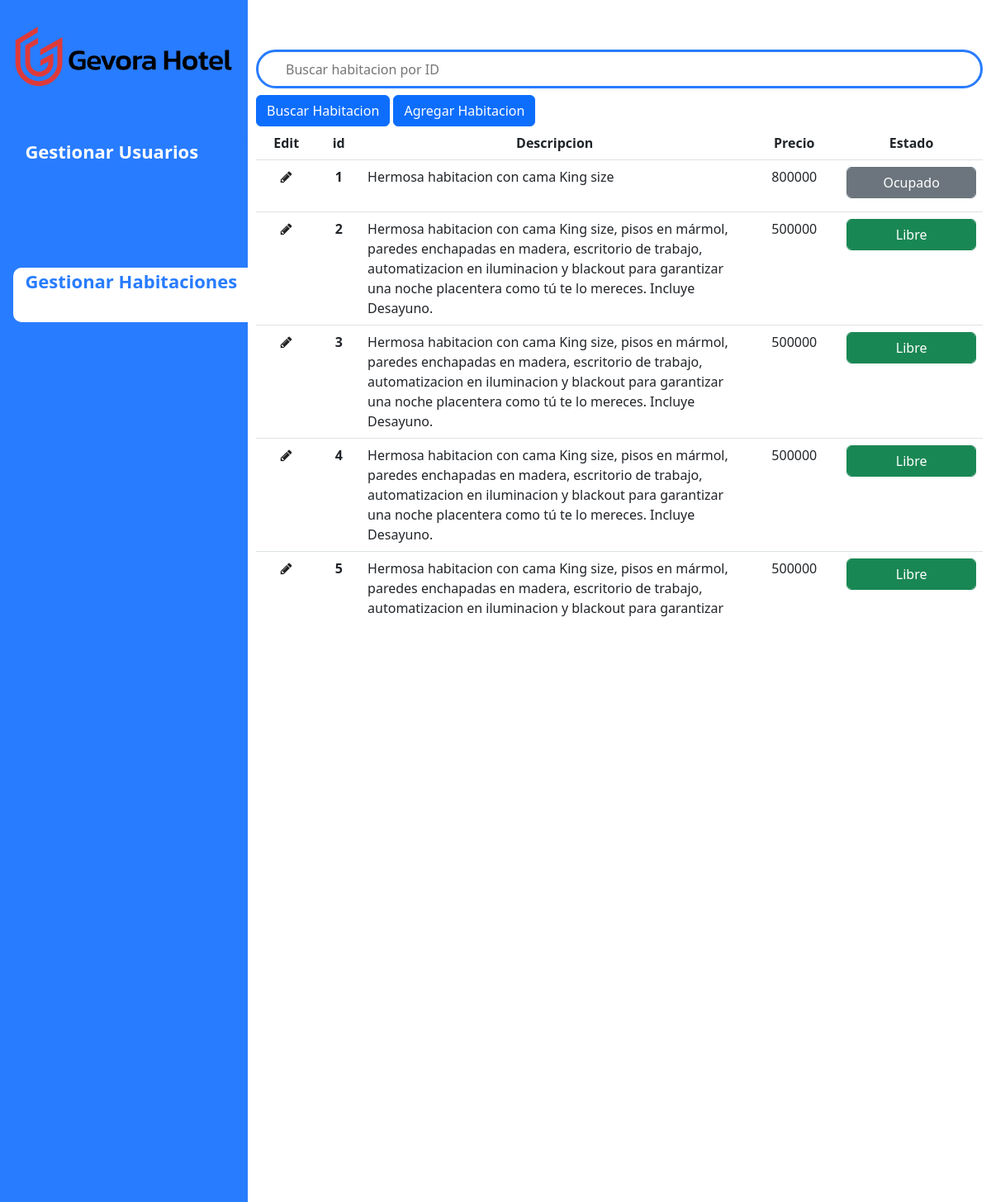
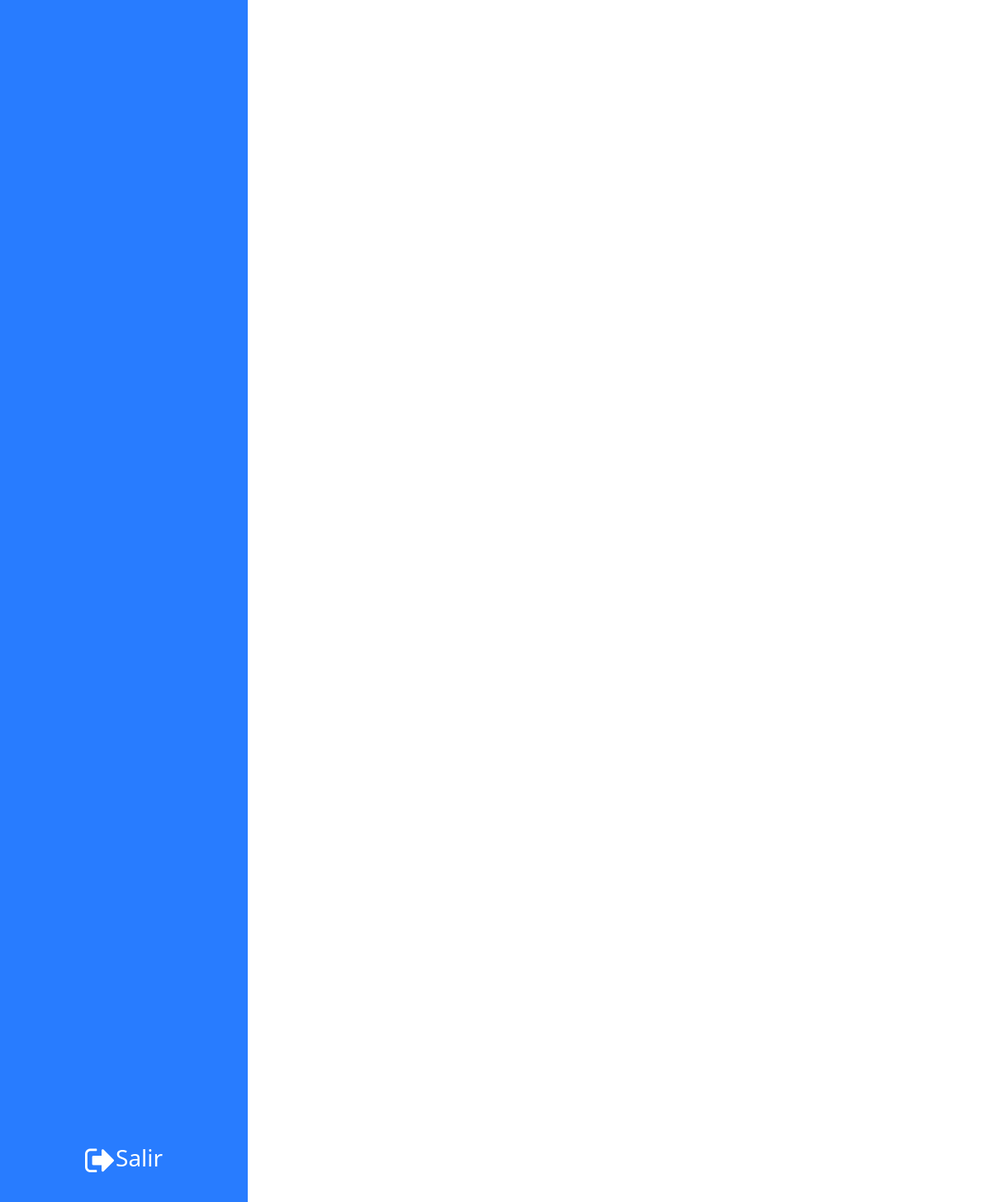
/superHabita (signed in), run on the app's committed database (2 pictures, top to bottom).
### tables this page shows
CREATE TABLE Habitaciones (_id integer PRIMARY KEY AUTOINCREMENT NOT NULL, estado varchar (20), precio INTEGER, descripcion varchar (100));

### SuperAdminRoutes.py (the view)
@SuperAdminUsers.route('/superHabita', methods=['GET'])
@login_required
def superHabita():
    if current_user.rol == "1":
        error = session.get('messages', None)
        if error:
            errorEspecifico= json.loads(error)['error']
            session.pop('messages', None)
        else:
            errorEspecifico=None
        habitaciones=functions.sql_list_hab()
        print(habitaciones)
        return render_template('superHabitaciones.html',habitaciones=habitaciones,error=errorEspecifico)
    else:
        return render_template('index.html')

### SuperAdminRoutes.py (called while the page is built)
@SuperAdminUsers.before_request
@login_required
def before_request():
    if current_user.rol == "1":
        if 'usuario' not in session and request.endpoint in ['superUsuarios']:
            return redirect('/')
    else:
            return render_template('index.html')

### auth/Autenticacion.py (called while the page is built)
@login_manager_app.user_loader
def load_user(id):
    return ModelUser.get_by_id(db, id)

### functions.py (called while the page is built)
def sql_connection():
    try:
        BASE_DIR = os.path.dirname(os.path.abspath(__file__))
        db_path = os.path.join(BASE_DIR, "Database/HotelGevora.db")
        print(db_path)
        con = sqlite3.connect(db_path)
        return con
    except Error:
        print(Error)

def sql_list_hab():
    strsql = "SELECT * FROM Habitaciones;"
    con = sql_connection()
    cursorObj = con.cursor()
    cursorObj.execute(strsql)
    habitaciones = cursorObj.fetchall()
    return habitaciones

### models/ModelUser.py (called while the page is built)
    @classmethod
    def get_by_id(self, db, id):
        try:
            conn = db.connect()
            query = conn.execute("SELECT _id, correo, nombre, rol FROM usuarios WHERE _id = {}".format(id))
            row = query.fetchone()
            if row != None:
                return User(row[0], row[1], None, row[2], row[3])
            else:
                return None
        except Exception as ex:
            raise Exception(ex)

### templates/superHabitaciones.html (shortened to what this page needs)
<!DOCTYPE html>
<html lang="en">
<head>
  <link href="https://cdn.jsdelivr.net/npm/bootstrap@5.2.0/dist/css/bootstrap.min.css" rel="stylesheet"
 />
  <link rel="stylesheet" href="https://cdnjs.cloudflare.com/ajax/libs/font-awesome/4.7.0/css/font-awesome.min.css">
  <link rel="stylesheet" href={{ url_for('static', filename='css/superHabitaciones.css') }} />
</head>
<body>
  <div class="d-flex flex-column flex-shrink-0 p-3 bg-light" id="navbar">
    <img class="logo-img" src={{ url_for('static', filename='assets/Gevora_Hotel_Logo.svg') }} />
    <ul class="nav nav-pills flex-column mb-auto funciones">
      <li>
        <button class="gestion desactivado " id="gesUs">Gestionar Usuarios</button>
      </li>
      <li>
        <button class="gestion activado" id="gesHab">Gestionar Habitaciones</button>
      </li>
    </ul>
    <div class="outCont">
      <a href="/logOut" id="salir"><i class="fa fa-sign-out" aria-hidden="true" id="Salir"></i><h3>Salir</h3></a>
    </div>
  </div>
  <div class="content">
    <div class="input-group">
      <input type="search" placeholder="Buscar habitacion por ID" id='inputHabitacion'/>
    </div>
    <button  class="addButton3 btn btn-primary mt-2">Buscar Habitacion</button>
    <button  class="addButton2 btn btn-primary mt-2" type="button" data-bs-toggle="modal" data-bs-target="#addModal">Agregar Habitacion</button>
    <div class="tableConta">
    <table class="table  table-hover ">
      <thead>
        <tr>
          <th scope="col">Edit</th>
          <th scope="col">id</th>
          <th scope="col">Descripcion</th>
          <th scope="col">Precio</th>
          <th scope="col">Estado</th>
        </tr>
      </thead>
      <tbody>
        {% if habitaciones|length > 0 %}
        {% for i in habitaciones %}
        <tr id="{{i[0]}}">
          <th id="editDesc" onclick="myFunction('{{i[0]}}','{{i[3]}}')"><i class="fa fa-pencil" aria-hidden="true"></i></th>
          <th scope="row" class="nombre">{{i[0]}}</th>
          <td class="tdDes">{{i[3]}}</td>
          <td>{{i[2]}}</td>
          <td>
            {% if i[1] == 'ocupado' %}
            <h3 class="btn btn-secondary form-control changeStatus" id="{{i[0]}}">Ocupado</h3>
            {% elif i[1] == 'libre' %}
            <h3 class="btn btn-success form-control changeStatus" id="{{i[0]}}">Libre</h3>
            {% endif %}
          </td>
        </tr>
        {% endfor %}
        {% endif %}
      </tbody>
    </table>
  </div>
  </div>
</body>
</html>

### static/css/superHabitaciones.css (style rules this page uses)
body { display: flex; }
#navbar { width: 300px; height: 100vh; padding-top: 30px !important; background-color: #287cff !important; }
.logo-img { fill: white; }
.funciones>li .activado { display: flex; width: 284px; height: 66px; margin: 60.3px 0 30px; padding: 0 0 0 14.4px; border-radius: 10px; border-bottom-right-radius: 0; border-top-right-radius: 0; background-color: #fff; }
.funciones>li .desactivado { display: flex; width: 284px; height: 66px; margin: 60.3px 0 30px; padding: 0 0 0 14.4px; border-radius: 10px; background-color: #287cff; color: white; }
.gestion { background-color: transparent; color: #287cff;; font-size: 22px; font-weight: bold; border: none; }
.content { flex-grow: 1; padding-top:60px; padding-left: 10px; padding-right: 10px; position: relative; }
.input-group { width: 100%; display: flex; }
input { width: 70%; border: solid 3px #287cff; background-color: #fff; border-radius: 40px; border-top-right-radius: 40px !important; border-bottom-right-radius: 40px !important; padding: 9px 29px 8px 33px; }
i { color: white; }
#Salir { font-size: 40px; }
.outCont { display: flex; text-align: center; margin-bottom: 25px; justify-content: center }
.fa-pencil { color: #222; }
#inputHabitacion { flex-grow: 2; }
.tdDes { max-width: 300px; text-align:initial !important; }
.table td { text-align: center; }
.table tr { text-align: center; }
.tableConta { overflow-y:scroll; max-height: 600px; }
#salir { color: white; display: flex; text-decoration: none; }

### data on the page
Habitaciones: _id "1", descripcion "Hermosa habitacion con cama King size", precio "800000"
Habitaciones: _id "2", descripcion "Hermosa habitacion con cama King size, pisos en mármol, paredes enchapadas en madera, escritorio de trabajo, automatizacion en iluminacion y blackout para garantizar una noche placentera como tú te lo mereces. Incluye Desayuno.", precio "500000"
Habitaciones: _id "3", descripcion "Hermosa habitacion con cama King size, pisos en mármol, paredes enchapadas en madera, escritorio de trabajo, automatizacion en iluminacion y blackout para garantizar una noche placentera como tú te lo mereces. Incluye Desayuno.", precio "500000"
Habitaciones: _id "4", descripcion "Hermosa habitacion con cama King size, pisos en mármol, paredes enchapadas en madera, escritorio de trabajo, automatizacion en iluminacion y blackout para garantizar una noche placentera como tú te lo mereces. Incluye Desayuno.", precio "500000"
Habitaciones: _id "5", descripcion "Hermosa habitacion con cama King size, pisos en mármol, paredes enchapadas en madera, escritorio de trabajo, automatizacion en iluminacion y blackout para garantizar…", precio "500000"
